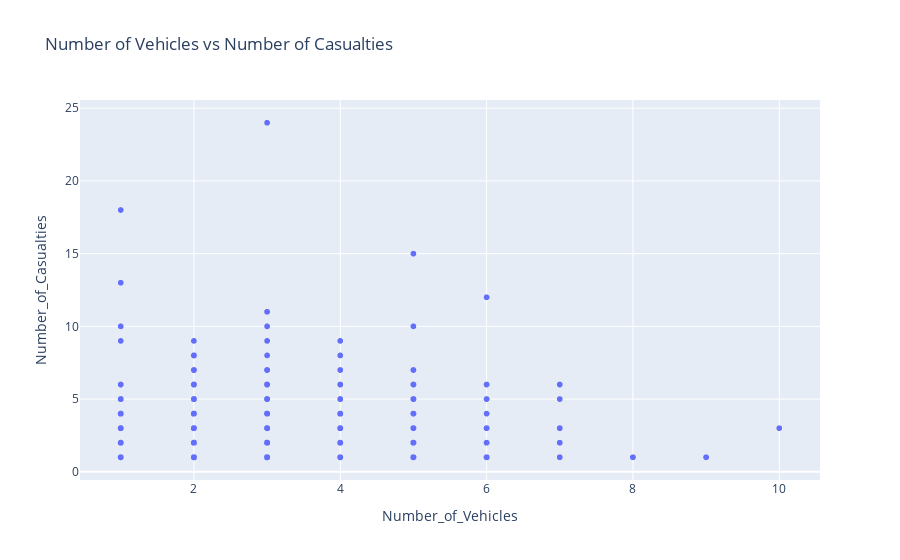

Notebook code cell kept with this figure:
### Markdown cell above
Number of Vehicles vs Number of Casualties

### Code cell
fig = px.scatter(df, 
                 x="Number_of_Vehicles", 
                 y="Number_of_Casualties", 
                 title="Number of Vehicles vs Number of Casualties")
fig.show()

### Figure 1 — Plotly figure (JSON) as saved in the notebook; plotly's stock layout.template omitted (floating-point values rounded to 4 significant figures; data arrays with more than 128 entries replaced by an {"elided": "..."} marker saying what was removed)
{"data": [{"hovertemplate": "Number_of_Vehicles=%{x}<br>Number_of_Casualties=%{y}<extra></extra>", "legendgroup": "", "marker": {"color": "#636efa", "symbol": "circle"}, "mode": "markers", "name": "", "showlegend": false, "type": "scattergl", "x": {"elided": "31494 int values"}, "xaxis": "x", "y": {"elided": "31494 int values"}, "yaxis": "y"}], "layout": {"legend": {"tracegroupgap": 0}, "title": {"text": "Number of Vehicles vs Number of Casualties"}, "xaxis": {"anchor": "y", "domain": [0, 1], "title": {"text": "Number_of_Vehicles"}}, "yaxis": {"anchor": "x", "domain": [0, 1], "title": {"text": "Number_of_Casualties"}}}}
